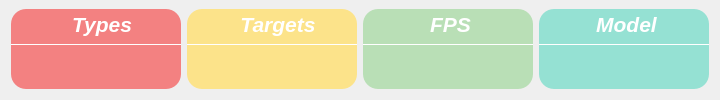
                <widget class="QFrame" name="QF_Group">
                 <property name="minimumSize">
                  <size>
                   <width>0</width>
                   <height>100</height>
                  </size>
                 </property>
                 <property name="maximumSize">
                  <size>
                   <width>16777215</width>
                   <height>100</height>
                  </size>
                 </property>
                 <property name="styleSheet">
                  <string notr="true">QFrame#QF_Group{
background-color: rgba(250, 227, 217, 0.5);
border:0px solid rgb(255, 255, 255);
border-radius:10px;
margin-right: 10px;
}</string>
                 </property>
                 <!-- <property name="frameShape">
                  <enum>QFrame::StyledPanel</enum>
                 </property> -->
                 <property name="frameShadow">
                  <enum>QFrame::Raised</enum>
                 </property>
                 <layout class="QHBoxLayout" name="horizontalLayout_3">
                  <property name="topMargin">
                   <number>9</number>
                  </property>
                  <property name="bottomMargin">
                   <number>15</number>
                  </property>
                  <item>
                   <widget class="QFrame" name="Class_QF">
                    <property name="minimumSize">
                     <size>
                      <width>170</width>
                      <height>80</height>
                     </size>
                    </property>
                    <property name="maximumSize">
                     <size>
                      <width>170</width>
                      <height>80</height>
                     </size>
                    </property>
                    <property name="toolTipDuration">
                     <number>0</number>
                    </property>
                    <property name="styleSheet">
                     <string notr="true">QFrame#Class_QF{
color: rgb(255, 255, 255);
border-radius: 15px;
background-color: rgb(243, 129, 129);
}
</string>
                    </property>
                    <!-- <property name="frameShape">
                     <enum>QFrame::StyledPanel</enum>
                    </property> -->
                    <property name="frameShadow">
                     <enum>QFrame::Raised</enum>
                    </property>
                    <layout class="QVBoxLayout" name="verticalLayout_7" stretch="0,2,1">
                     <property name="spacing">
                      <number>0</number>
                     </property>
                     <property name="leftMargin">
                      <number>0</number>
                     </property>
                     <property name="topMargin">
                      <number>0</number>
                     </property>
                     <property name="rightMargin">
                      <number>0</number>
                     </property>
                     <property name="bottomMargin">
                      <number>0</number>
                     </property>
                     <item>
                      <widget class="QFrame" name="Class_top">
                       <property name="styleSheet">
                        <string notr="true">border:none</string>
                       </property>
                       <!-- <property name="frameShape">
                        <enum>QFrame::StyledPanel</enum>
                       </property> -->
                       <property name="frameShadow">
                        <enum>QFrame::Raised</enum>
                       </property>
                       <layout class="QHBoxLayout" name="horizontalLayout_6">
                        <property name="spacing">
                         <number>0</number>
                        </property>
                        <property name="leftMargin">
                         <number>0</number>
                        </property>
                        <property name="topMargin">
                         <number>3</number>
                        </property>
                        <property name="rightMargin">
                         <number>0</number>
                        </property>
                        <property name="bottomMargin">
                         <number>3</number>
                        </property>
                        <item>
                         <widget class="QLabel" name="label_5">
                          <property name="maximumSize">
                           <size>
                            <width>16777215</width>
                            <height>30</height>
                           </size>
                          </property>
                          <property name="font">
                           <font>
                            <family>Segoe UI</family>
                            <pointsize>16</pointsize>
                            <italic>true</italic>
                            <bold>true</bold>
                           </font>
                          </property>
                          <property name="styleSheet">
                           <string notr="true">color: rgb(255, 255, 255);
padding-left:12px;
padding-bottom:4px;
font: 600 14pt &quot;Segoe UI&quot;;</string>
                          </property>
                          <property name="text">
                           <string>Types</string>
                          </property>
                          <property name="alignment">
                           <set>Qt::AlignCenter</set>
                          </property>
                          <property name="indent">
                           <number>0</number>
                          </property>
                         </widget>
                        </item>
                       </layout>
                      </widget>
                     </item>
                     <item>
                      <widget class="Line" name="line_2">
                       <property name="maximumSize">
                        <size>
                         <width>16777215</width>
                         <height>1</height>
                        </size>
                       </property>
                       <property name="styleSheet">
                        <string notr="true">background-color: rgb(255, 255, 255);</string>
                       </property>
                       <property name="orientation">
                        <enum>Qt::Horizontal</enum>
                       </property>
                      </widget>
                     </item>
                     <item>
                      <widget class="QFrame" name="Class_bottom">
                       <property name="styleSheet">
                        <string notr="true">border:none</string>
                       </property>
                       <!-- <property name="frameShape">
                        <enum>QFrame::StyledPanel</enum>
                       </property> -->
                       <property name="frameShadow">
                        <enum>QFrame::Raised</enum>
                       </property>
                       <layout class="QVBoxLayout" name="verticalLayout_8">
                        <property name="spacing">
                         <number>0</number>
                        </property>
                        <property name="leftMargin">
                         <number>0</number>
                        </property>
                        <property name="topMargin">
                         <number>6</number>
                        </property>
                        <property name="rightMargin">
                         <number>0</number>
                        </property>
                        <property name="bottomMargin">
                         <number>6</number>
                        </property>
                        <item alignment="Qt::AlignTop">
                         <widget class="QLabel" name="Class_num">
                          <property name="minimumSize">
                           <size>
                            <width>0</width>
                            <height>30</height>
                           </size>
                          </property>
                          <property name="maximumSize">
                           <size>
                            <width>16777215</width>
                            <height>30</height>
                           </size>
                          </property>
                          <property name="font">
                           <font>
                            <family>Segoe UI</family>
                            <pointsize>17</pointsize>
                            <italic>false</italic>
                            <bold>false</bold>
                            <underline>false</underline>
                           </font>
                          </property>
                          <property name="styleSheet">
                           <string notr="true">color: rgb(255, 255, 255);
font: 600 14pt &quot;Segoe UI&quot;;</string>
                          </property>
                          <property name="text">
                           <string/>
                          </property>
                          <property name="alignment">
                           <set>Qt::AlignCenter</set>
                          </property>
                         </widget>
                        </item>
                       </layout>
                      </widget>
                     </item>
                    </layout>
                   </widget>
                  </item>
                  <item>
                   <widget class="QFrame" name="Target_QF">
                    <property name="minimumSize">
                     <size>
                      <width>170</width>
                      <height>80</height>
                     </size>
                    </property>
                    <property name="maximumSize">
                     <size>
                      <width>170</width>
                      <height>80</height>
                     </size>
                    </property>
                    <property name="toolTipDuration">
                     <number>0</number>
                    </property>
                    <property name="styleSheet">
                     <string notr="true">QFrame#Target_QF{
color: rgb(255, 255, 255);
border-radius: 15px;
background-color: rgb(252, 227, 138);
}
</string>
                    </property>
                    <!-- <property name="frameShape">
                     <enum>QFrame::StyledPanel</enum>
                    </property> -->
                    <property name="frameShadow">
                     <enum>QFrame::Raised</enum>
                    </property>
                    <layout class="QVBoxLayout" name="verticalLayout_9" stretch="0,2,1">
                     <property name="spacing">
                      <number>0</number>
                     </property>
                     <property name="leftMargin">
                      <number>0</number>
                     </property>
                     <property name="topMargin">
                      <number>0</number>
                     </property>
                     <property name="rightMargin">
                      <number>0</number>
                     </property>
                     <property name="bottomMargin">
                      <number>0</number>
                     </property>
                     <item>
                      <widget class="QFrame" name="Target_top">
                       <property name="styleSheet">
                        <string notr="true">border:none</string>
                       </property>
                       <!-- <property name="frameShape">
                        <enum>QFrame::StyledPanel</enum>
                       </property> -->
                       <property name="frameShadow">
                        <enum>QFrame::Raised</enum>
                       </property>
                       <layout class="QHBoxLayout" name="horizontalLayout_7">
                        <property name="spacing">
                         <number>0</number>
                        </property>
                        <property name="leftMargin">
                         <number>0</number>
                        </property>
                        <property name="topMargin">
                         <number>3</number>
                        </property>
                        <property name="rightMargin">
                         <number>0</number>
                        </property>
                        <property name="bottomMargin">
                         <number>3</number>
                        </property>
                        <item>
                         <widget class="QLabel" name="label_6">
                          <property name="maximumSize">
                           <size>
                            <width>16777215</width>
                            <height>30</height>
                           </size>
                          </property>
                          <property name="font">
                           <font>
                            <family>Segoe UI</family>
                            <pointsize>16</pointsize>
                            <italic>true</italic>
                            <bold>true</bold>
                           </font>
                          </property>
                          <property name="styleSheet">
                           <string notr="true">color: rgb(255, 255, 255);
padding-left:12px;
padding-bottom:4px;
font: 600 14pt &quot;Segoe UI&quot;;</string>
                          </property>
                          <property name="text">
                           <string>Targets</string>
                          </property>
                          <property name="alignment">
                           <set>Qt::AlignCenter</set>
                          </property>
                          <property name="indent">
                           <number>0</number>
                          </property>
                         </widget>
                        </item>
                       </layout>
                      </widget>
                     </item>
                     <item>
                      <widget class="Line" name="line_3">
                       <property name="maximumSize">
                        <size>
                         <width>16777215</width>
                         <height>1</height>
                        </size>
                       </property>
                       <property name="styleSheet">
                        <string notr="true">background-color: rgb(255, 255, 255);</string>
                       </property>
                       <property name="orientation">
                        <enum>Qt::Horizontal</enum>
                       </property>
                      </widget>
                     </item>
                     <item>
                      <widget class="QFrame" name="Target_bottom">
                       <property name="styleSheet">
                        <string notr="true">border:none</string>
                       </property>
                       <!-- <property name="frameShape">
                        <enum>QFrame::StyledPanel</enum>
                       </property> -->
                       <property name="frameShadow">
                        <enum>QFrame::Raised</enum>
                       </property>
                       <layout class="QVBoxLayout" name="verticalLayout_10">
                        <property name="spacing">
                         <number>0</number>
                        </property>
                        <property name="leftMargin">
                         <number>0</number>
                        </property>
                        <property name="topMargin">
                         <number>6</number>
                        </property>
                        <property name="rightMargin">
                         <number>0</number>
                        </property>
                        <property name="bottomMargin">
                         <number>6</number>
                        </property>
                        <item alignment="Qt::AlignTop">
                         <widget class="QLabel" name="Target_num">
                          <property name="minimumSize">
                           <size>
                            <width>0</width>
                            <height>30</height>
                           </size>
                          </property>
                          <property name="maximumSize">
                           <size>
                            <width>16777215</width>
                            <height>30</height>
                           </size>
                          </property>
                          <property name="font">
                           <font>
                            <family>Segoe UI</family>
                            <pointsize>17</pointsize>
                            <italic>false</italic>
                            <bold>false</bold>
                            <underline>false</underline>
                           </font>
                          </property>
                          <property name="styleSheet">
                           <string notr="true">color: rgb(255, 255, 255);
font: 600 14pt &quot;Segoe UI&quot;;</string>
                          </property>
                          <property name="text">
                           <string/>
                          </property>
                          <property name="alignment">
                           <set>Qt::AlignCenter</set>
                          </property>
                         </widget>
                        </item>
                       </layout>
                      </widget>
                     </item>
                    </layout>
                   </widget>
                  </item>
                  <item>
                   <widget class="QFrame" name="Fps_QF">
                    <property name="minimumSize">
                     <size>
                      <width>170</width>
                      <height>80</height>
                     </size>
                    </property>
                    <property name="maximumSize">
                     <size>
                      <width>170</width>
                      <height>80</height>
                     </size>
                    </property>
                    <property name="toolTipDuration">
                     <number>0</number>
                    </property>
                    <property name="styleSheet">
                     <string notr="true">QFrame#Fps_QF{
color: rgb(255, 255, 255);
border-radius: 15px;
background-color: rgb(185, 223, 182);
}
</string>
                    </property>
                    <!-- <property name="frameShape">
                     <enum>QFrame::StyledPanel</enum>
                    </property> -->
                    <property name="frameShadow">
                     <enum>QFrame::Raised</enum>
                    </property>
                    <layout class="QVBoxLayout" name="verticalLayout_11" stretch="0,2,1">
                     <property name="spacing">
                      <number>0</number>
                     </property>
                     <property name="leftMargin">
                      <number>0</number>
                     </property>
                     <property name="topMargin">
                      <number>0</number>
                     </property>
                     <property name="rightMargin">
                      <number>0</number>
                     </property>
                     <property name="bottomMargin">
                      <number>0</number>
                     </property>
                     <item>
                      <widget class="QFrame" name="Fps_top">
                       <property name="styleSheet">
                        <string notr="true">border:none</string>
                       </property>
                       <!-- <property name="frameShape">
                        <enum>QFrame::StyledPanel</enum>
                       </property> -->
                       <property name="frameShadow">
                        <enum>QFrame::Raised</enum>
                       </property>
                       <layout class="QHBoxLayout" name="horizontalLayout_8">
                        <property name="spacing">
                         <number>0</number>
                        </property>
                        <property name="leftMargin">
                         <number>0</number>
                        </property>
                        <property name="topMargin">
                         <number>3</number>
                        </property>
                        <property name="rightMargin">
                         <number>7</number>
                        </property>
                        <property name="bottomMargin">
                         <number>3</number>
                        </property>
                        <item>
                         <widget class="QLabel" name="label_7">
                          <property name="maximumSize">
                           <size>
                            <width>16777215</width>
                            <height>30</height>
                           </size>
                          </property>
                          <property name="font">
                           <font>
                            <family>Segoe UI</family>
                            <pointsize>16</pointsize>
                            <italic>true</italic>
                            <bold>true</bold>
                           </font>
                          </property>
                          <property name="styleSheet">
                           <string notr="true">color: rgb(255, 255, 255);
padding-left:12px;
padding-bottom:4px;
font: 600 14pt &quot;Segoe UI&quot;;</string>
                          </property>
                          <property name="midLineWidth">
                           <number>-1</number>
                          </property>
                          <property name="text">
                           <string>FPS</string>
                          </property>
                          <property name="alignment">
                           <set>Qt::AlignCenter</set>
                          </property>
                          <property name="wordWrap">
                           <bool>false</bool>
                          </property>
                          <property name="indent">
                           <number>0</number>
                          </property>
                         </widget>
                        </item>
                       </layout>
                      </widget>
                     </item>
                     <item>
                      <widget class="Line" name="line_4">
                       <property name="maximumSize">
                        <size>
                         <width>16777215</width>
                         <height>1</height>
                        </size>
                       </property>
                       <property name="styleSheet">
                        <string notr="true">background-color: rgb(255, 255, 255);</string>
                       </property>
                       <property name="orientation">
                        <enum>Qt::Horizontal</enum>
                       </property>
                      </widget>
                     </item>
                     <item>
                      <widget class="QFrame" name="Fps_bottom">
                       <property name="styleSheet">
                        <string notr="true">border:none</string>
                       </property>
                       <!-- <property name="frameShape">
                        <enum>QFrame::StyledPanel</enum>
                       </property> -->
                       <property name="frameShadow">
                        <enum>QFrame::Raised</enum>
                       </property>
                       <layout class="QVBoxLayout" name="verticalLayout_12">
                        <property name="spacing">
                         <number>0</number>
                        </property>
                        <property name="leftMargin">
                         <number>0</number>
                        </property>
                        <property name="topMargin">
                         <number>6</number>
                        </property>
                        <property name="rightMargin">
                         <number>0</number>
                        </property>
                        <property name="bottomMargin">
                         <number>6</number>
                        </property>
                        <item alignment="Qt::AlignTop">
                         <widget class="QLabel" name="fps_label">
                          <property name="minimumSize">
                           <size>
                            <width>0</width>
                            <height>30</height>
                           </size>
                          </property>
                          <property name="maximumSize">
                           <size>
                            <width>16777215</width>
                            <height>30</height>
                           </size>
                          </property>
                          <property name="font">
                           <font>
                            <family>Segoe UI</family>
                            <pointsize>17</pointsize>
                            <italic>false</italic>
                            <bold>false</bold>
                            <underline>false</underline>
                           </font>
                          </property>
                          <property name="styleSheet">
                           <string notr="true">color: rgb(255, 255, 255);
font: 600 14pt &quot;Segoe UI&quot;;</string>
                          </property>
                          <property name="text">
                           <string/>
                          </property>
                          <property name="alignment">
                           <set>Qt::AlignCenter</set>
                          </property>
                         </widget>
                        </item>
                       </layout>
                      </widget>
                     </item>
                    </layout>
                   </widget>
                  </item>
                  <item>
                   <widget class="QFrame" name="Model_QF">
                    <property name="minimumSize">
                     <size>
                      <width>170</width>
                      <height>80</height>
                     </size>
                    </property>
                    <property name="maximumSize">
                     <size>
                      <width>170</width>
                      <height>80</height>
                     </size>
                    </property>
                    <property name="toolTipDuration">
                     <number>0</number>
                    </property>
                    <property name="styleSheet">
                     <string notr="true">QFrame#Model_QF{
color: rgb(255, 255, 255);
border-radius: 15px;
background-color: rgb(149, 225, 211);
}
</string>
                    </property>
                    <!-- <property name="frameShape">
                     <enum>QFrame::StyledPanel</enum>
                    </property> -->
                    <property name="frameShadow">
                     <enum>QFrame::Raised</enum>
                    </property>
                    <layout class="QVBoxLayout" name="verticalLayout_13" stretch="0,2,1">
                     <property name="spacing">
                      <number>0</number>
                     </property>
                     <property name="leftMargin">
                      <number>0</number>
                     </property>
                     <property name="topMargin">
                      <number>0</number>
                     </property>
                     <property name="rightMargin">
                      <number>0</number>
                     </property>
                     <property name="bottomMargin">
                      <number>0</number>
                     </property>
                     <item>
                      <widget class="QFrame" name="Model_top">
                       <property name="styleSheet">
                        <string notr="true">border:none</string>
                       </property>
                       <!-- <property name="frameShape">
                        <enum>QFrame::StyledPanel</enum>
                       </property> -->
                       <property name="frameShadow">
                        <enum>QFrame::Raised</enum>
                       </property>
                       <layout class="QHBoxLayout" name="horizontalLayout_9">
                        <property name="spacing">
                         <number>0</number>
                        </property>
                        <property name="leftMargin">
                         <number>0</number>
                        </property>
                        <property name="topMargin">
                         <number>3</number>
                        </property>
                        <property name="rightMargin">
                         <number>7</number>
                        </property>
                        <property name="bottomMargin">
                         <number>3</number>
                        </property>
                        <item>
                         <widget class="QLabel" name="label_8">
                          <property name="maximumSize">
                           <size>
                            <width>16777215</width>
                            <height>30</height>
                           </size>
                          </property>
                          <property name="font">
                           <font>
                            <family>Segoe UI</family>
                            <pointsize>16</pointsize>
                            <italic>true</italic>
                            <bold>true</bold>
                           </font>
                          </property>
                          <property name="styleSheet">
                           <string notr="true">color: rgb(255, 255, 255);
padding-left:12px;
padding-bottom:4px;
font: 600 14pt &quot;Segoe UI&quot;;</string>
                          </property>
                          <property name="midLineWidth">
                           <number>-1</number>
                          </property>
                          <property name="text">
                           <string>Model</string>
                          </property>
                          <property name="alignment">
                           <set>Qt::AlignCenter</set>
                          </property>
                          <property name="wordWrap">
                           <bool>false</bool>
                          </property>
                          <property name="indent">
                           <number>0</number>
                          </property>
                         </widget>
                        </item>
                       </layout>
                      </widget>
                     </item>
                     <item>
                      <widget class="Line" name="line_5">
                       <property name="maximumSize">
                        <size>
                         <width>16777215</width>
                         <height>1</height>
                        </size>
                       </property>
                       <property name="styleSheet">
                        <string notr="true">background-color: rgb(255, 255, 255);</string>
                       </property>
                       <property name="orientation">
                        <enum>Qt::Horizontal</enum>
                       </property>
                      </widget>
                     </item>
                     <item>
                      <widget class="QFrame" name="Model_bottom">
                       <property name="styleSheet">
                        <string notr="true">border:none</string>
                       </property>
                       <!-- <property name="frameShape">
                        <enum>QFrame::StyledPanel</enum>
                       </property> -->
                       <property name="frameShadow">
                        <enum>QFrame::Raised</enum>
                       </property>
                       <layout class="QVBoxLayout" name="verticalLayout_14">
                        <property name="spacing">
                         <number>0</number>
                        </property>
                        <property name="leftMargin">
                         <number>0</number>
                        </property>
                        <property name="topMargin">
                         <number>6</number>
                        </property>
                        <property name="rightMargin">
                         <number>0</number>
                        </property>
                        <property name="bottomMargin">
                         <number>6</number>
                        </property>
                        <item alignment="Qt::AlignTop">
                         <widget class="QLabel" name="Model_name">
                          <property name="minimumSize">
                           <size>
                            <width>0</width>
                            <height>30</height>
                           </size>
                          </property>
                          <property name="maximumSize">
                           <size>
                            <width>16777215</width>
                            <height>30</height>
                           </size>
                          </property>
                          <property name="font">
                           <font>
                            <family>Segoe UI</family>
                            <pointsize>15</pointsize>
                            <italic>false</italic>
                            <bold>false</bold>
                            <underline>false</underline>
                           </font>
                          </property>
                          <property name="styleSheet">
                           <string notr="true">color: rgb(255, 255, 255);
font: 600 14pt &quot;Segoe UI&quot;;
</string>
                          </property>
                          <property name="text">
                           <string/>
                          </property>
                          <property name="alignment">
                           <set>Qt::AlignCenter</set>
                          </property>
                         </widget>
                        </item>
                       </layout>
                      </widget>
                     </item>
                    </layout>
                   </widget>
                  </item>
                 </layout>
                </widget>
